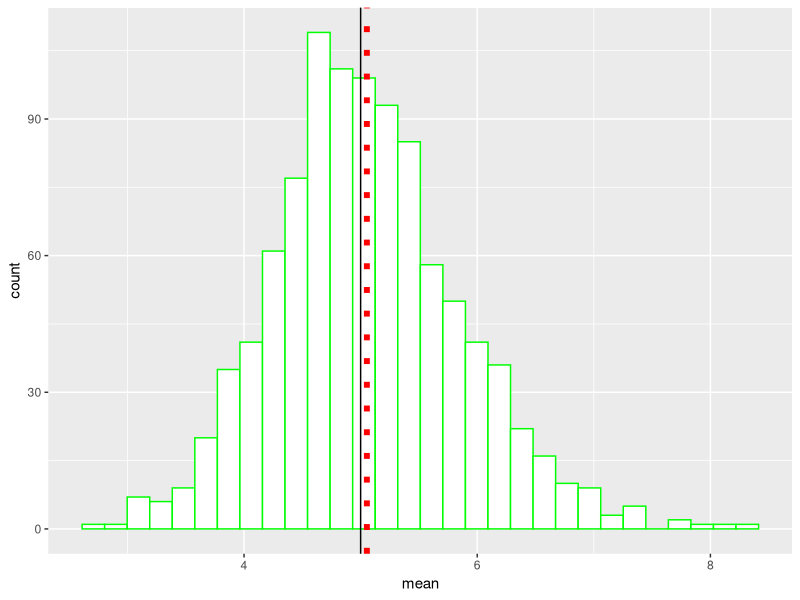
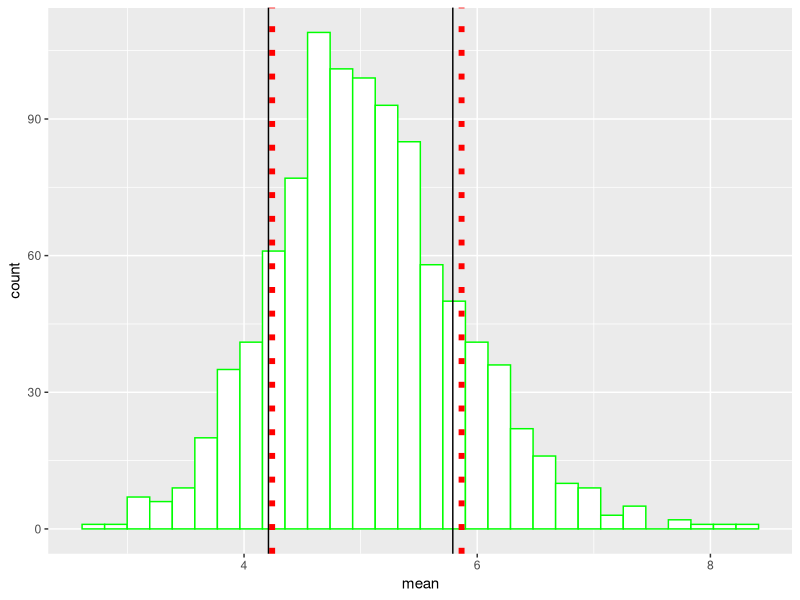
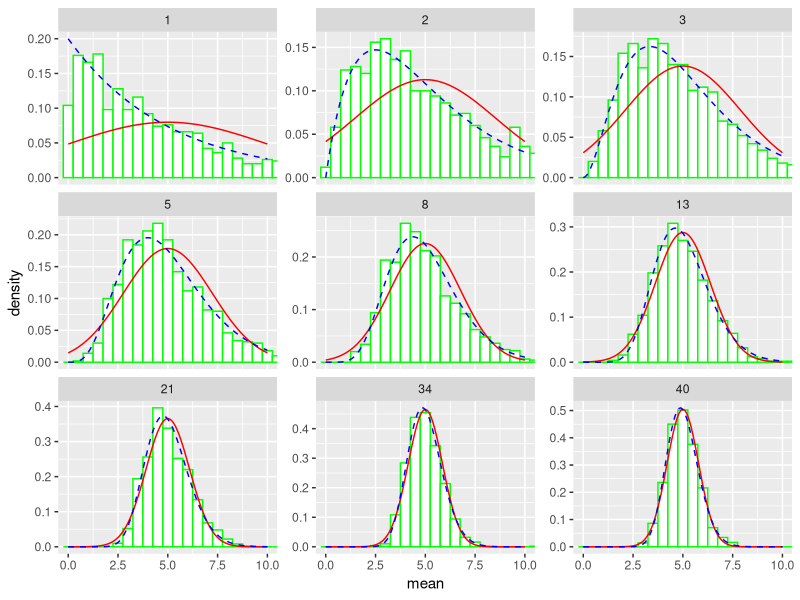

These charts were generated, in order, by the following R code:
## ---- chunk 1
rexpmean <- function(n, k, lambda) {
  sapply(1:n, function(i){mean(rexp(k, lambda))})
}
## ---- chunk 2
samples <- rexpmean(1000, 40, 0.2)
## ---- chunk 3
sampleMean <- mean(samples)
sampleMean
## ---- chunk 4
library(ggplot2)
g <- ggplot(data.frame(mean=samples), aes(x = mean))
g <- g + geom_histogram(colour="green", fill="white")
g <- g + geom_vline(colour="red", size=2, linetype="dotted", xintercept=sampleMean)
g <- g + geom_vline(xintercept=5)
g
## ---- chunk 5
sampleVariance <- var(samples)
sampleVariance
## ---- chunk 6
library(ggplot2)
g <- ggplot(data.frame(mean=samples), aes(x = mean))
g <- g + geom_histogram(colour="green", fill="white")
g <- g + geom_vline(colour="red", size=2, linetype="dotted",
                    xintercept=sampleMean + c(-1, 1)*sqrt(sampleVariance))
g <- g + geom_vline(xintercept=5 + c(-1,1)*sqrt(0.625))
g
## ---- chunk 7
kValues <- c(1, 2, 3, 5, 8, 13, 21, 34, 40)
samples <- lapply(kValues, function(k) { cbind(rep.int(k, 1000), rexpmean(1000, k, 0.2)) })
samples <- do.call(rbind, samples)
samples <- data.frame(k = samples[, 1], mean = samples[, 2])
## ---- chunk 8
density <- lapply(kValues, function(k) { 
    t(sapply(seq(0, 10, 0.1), function(x) { c(k, x, dnorm(x, 5, sqrt(25 / k)), dgamma(x, k, rate = k*0.2)) }))
  })
density <- do.call(rbind, density)
density <- data.frame(k = density[, 1], x = density[, 2], norm = density[, 3], gamma = density[, 4])
## ---- chunk 9
g <- ggplot(samples, aes(x = mean, y = ..density..))
g <- g + geom_histogram(colour="green", fill="white", binwidth=0.5)
g <- g + geom_line(data = density, aes(x = x, y = norm), colour="red")
g <- g + geom_line(data = density, aes(x = x, y = gamma), colour="blue",
                   linetype="dashed")
g <- g + facet_wrap( ~ k, nrow = 3, scales = "free_y")
g <- g + coord_cartesian(xlim=c(0, 10))
g
